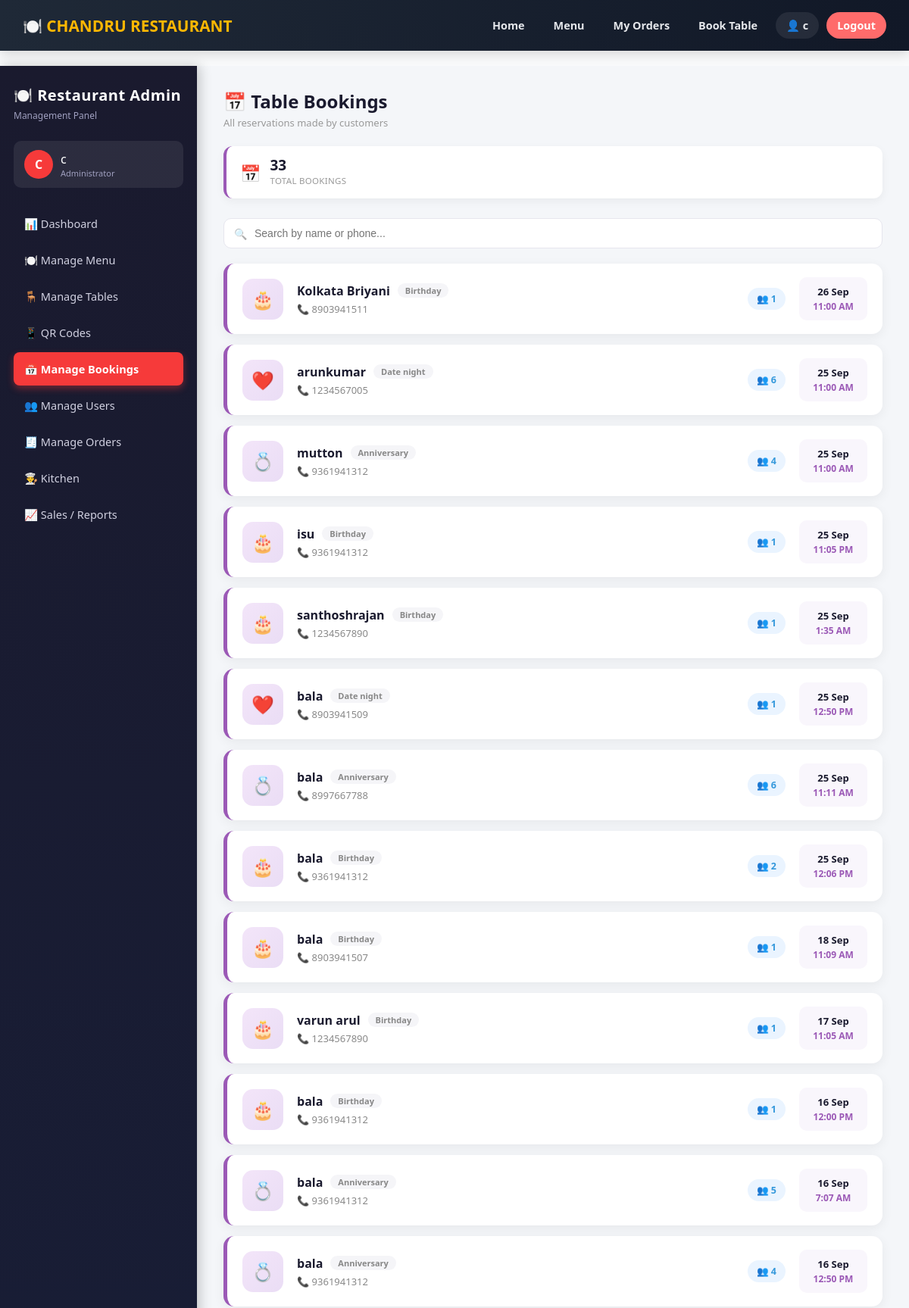
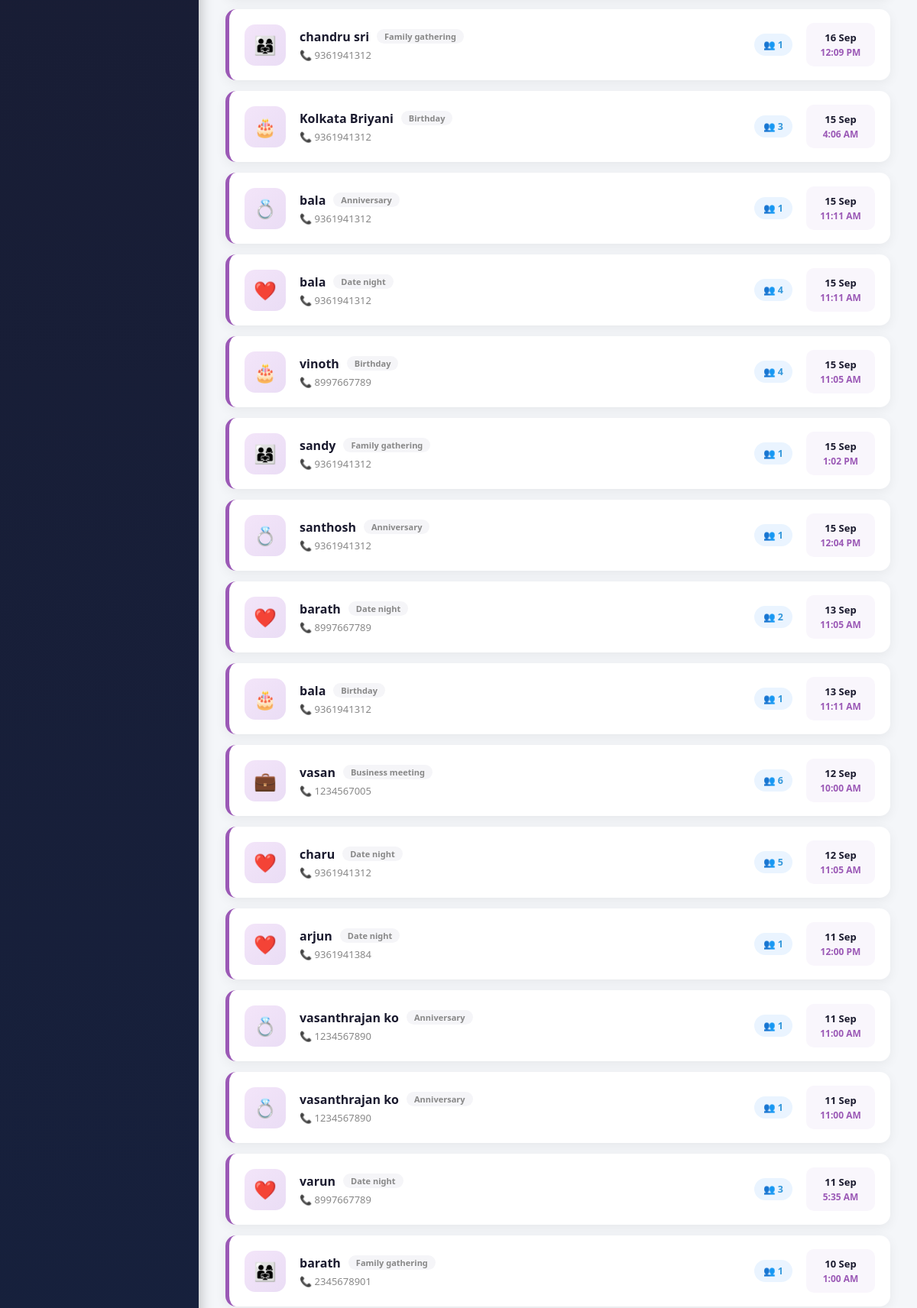
The app's page /dashboard/bookings/ (signed in, upper part) with its own data (2 pictures, top to bottom).
### booking/models.py (models this page shows, shortened)
class TableBooking(models.Model):
    OCCASION_CHOICES = [
        ('none', 'No specific occasion'),
        ('birthday', 'Birthday'),
        ('anniversary', 'Anniversary'),
        ('family', 'Family gathering'),
        ('business', 'Business meeting'),
        ('date', 'Date night'),
        ('other', 'Other'),
    ]
    user = models.ForeignKey(User, on_delete=models.CASCADE, related_name='table_bookings')
    table = models.ForeignKey(Table, on_delete=models.SET_NULL, null=True, blank=True, related_name='bookings')
    name = models.CharField(max_length=100)
    phone = models.CharField(max_length=20)
    guests = models.PositiveIntegerField(default=1)
    booking_date = models.DateField()
    booking_time = models.TimeField()
    occasion = models.CharField(max_length=20, choices=OCCASION_CHOICES, default='none')
    special_request = models.TextField(max_length=200, blank=True)
    created_at = models.DateTimeField(auto_now_add=True)
    class Meta:
        ordering = ['-booking_date', '-booking_time']

### dashboard/views.py (the view)
# urls.py: path('bookings/', views.manage_bookings, name='manage_bookings'),
@admin_required
def manage_bookings(request):
    bookings = TableBooking.objects.all().order_by('-booking_date')
    return render(request, 'dashboard/manage_bookings.html', {'bookings': bookings})

### templates/dashboard/manage_bookings.html (shortened to what this page needs)
{% extends "dashboard/base_admin.html" %}
{% block admin_content %}
<div class="page-header">
  <div>
    <h2>📅 Table Bookings</h2>
    <p>All reservations made by customers</p>
  </div>
</div>
<div class="stats-strip">
  <div class="mini-stat">
    <div class="emoji">📅</div>
    <div><div class="num">{{ bookings|length }}</div><div class="lbl">Total Bookings</div></div>
  </div>
</div>
<div class="toolbar">
  <div class="search-box">
    <input type="text" id="bookingSearch" placeholder="Search by name or phone...">
  </div>
</div>
<div class="bookings-list" id="bookingsList">
  {% for booking in bookings %}
  <div class="booking-card" data-name="{{ booking.name|lower }}" data-phone="{{ booking.phone }}">
    <div class="occasion-icon">
      {% if booking.occasion == 'birthday' %}🎂
      {% elif booking.occasion == 'anniversary' %}💍
      {% elif booking.occasion == 'family' %}👨‍👩‍👧
      {% elif booking.occasion == 'business' %}💼
      {% elif booking.occasion == 'date' %}❤️
      {% elif booking.occasion == 'other' %}✨
      {% else %}🍽️
      {% endif %}
    </div>
    <div class="booking-main">
      <div class="name-row">
        <span class="name">{{ booking.name }}</span>
        {% if booking.occasion and booking.occasion != 'none' %}
          <span class="occasion-tag">{{ booking.get_occasion_display }}</span>
        {% endif %}
      </div>
      <div class="meta">
        <span>📞 {{ booking.phone }}</span>
      </div>
    </div>
    <div class="guests-badge">👥 {{ booking.guests }}</div>
    <div class="booking-time-badge">
      <div class="date">{{ booking.booking_date|date:"d M" }}</div>
      <div class="time">{{ booking.booking_time|time:"g:i A" }}</div>
    </div>
  </div>
  {% empty %}
  <div class="empty-state">
    <div class="big-emoji">📅</div>
    <p>No bookings yet. Once customers reserve tables, they'll show up here.</p>
  </div>
  {% endfor %}
</div>
{% endblock %}

### templates/dashboard/base_admin.html (shortened to what this page needs)
{% extends "base.html" %}
{% block content %}
<div class="admin-wrapper">
  <nav class="admin-sidebar">
    <h2>🍽️ Restaurant Admin</h2>
    <div class="subtitle">Management Panel</div>
    <div class="admin-user-card">
      <div class="avatar">{{ request.user.username|slice:":1"|upper }}</div>
      <div class="info">
        {{ request.user.username }}
        <small>Administrator</small>
      </div>
    </div>
    <div class="admin-nav">
      <a href="{% url 'dashboard:admin_home' %}" class="{% if request.resolver_match.url_name == 'admin_home' %}active{% endif %}">📊 Dashboard</a>
      <a href="{% url 'dashboard:manage_menu' %}" class="{% if request.resolver_match.url_name == 'manage_menu' %}active{% endif %}">🍽️ Manage Menu</a>
      <a href="{% url 'dashboard:manage_tables' %}" class="{% if request.resolver_match.url_name == 'manage_tables' %}active{% endif %}">🪑 Manage Tables</a>
      <a href="{% url 'dashboard:table_qr_codes' %}" class="{% if request.resolver_match.url_name == 'table_qr_codes' %}active{% endif %}">📱 QR Codes</a>
      <a href="{% url 'dashboard:manage_bookings' %}" class="{% if request.resolver_match.url_name == 'manage_bookings' %}active{% endif %}">📅 Manage Bookings</a>
      <a href="{% url 'dashboard:manage_users' %}" class="{% if request.resolver_match.url_name == 'manage_users' %}active{% endif %}">👥 Manage Users</a>
      <a href="{% url 'dashboard:manage_orders' %}" class="{% if request.resolver_match.url_name == 'manage_orders' %}active{% endif %}">🧾 Manage Orders</a>
      <a href="{% url 'dashboard:kitchen_dashboard' %}" class="{% if request.resolver_match.url_name == 'kitchen_dashboard' %}active{% endif %}">👨‍🍳 Kitchen</a>
      <a href="{% url 'dashboard:sales_reports' %}" class="{% if request.resolver_match.url_name == 'sales_reports' %}active{% endif %}">📈 Sales / Reports</a>
    </div>
  </nav>
  <main class="admin-main">
    {% block admin_content %}{% endblock %}
  </main>
</div>
{% endblock %}

### templates/includes/navbar.html (shortened to what this page needs)
<nav class="navbar">
    <a href="{% url 'home' %}" class="brand">🍽️ CHANDRU RESTAURANT</a>
    <div class="nav-links">
        <a href="{% url 'home' %}">Home</a>
        <a href="{% url 'menu_list' %}">Menu</a>
        {% if user.is_authenticated %}
            <a href="{% url 'orders:order_history' %}">My Orders</a>
            <a href="{% url 'book_table' %}">Book Table</a>
            <a href="{% url 'accounts:profile' %}" class="nav-profile">
                👤 {{ user.get_full_name|default:user.username }}
            </a>
            <a href="{% url 'accounts:logout' %}" class="nav-cta">Logout</a>
        {% else %}
            <a href="{% url 'accounts:login' %}">Login</a>
            <a href="{% url 'accounts:signup' %}" class="nav-cta">Signup</a>
        {% endif %}
    </div>
</nav>

### static/css/style.css (style rules this page uses)
* { margin: 0; padding: 0; box-sizing: border-box; }
body { font-family: 'Segoe UI', sans-serif; background-color: #f9fafb; color: #1f2937; }
a { text-decoration: none; }

### templates/includes/navbar.html (style rules this page uses)
.navbar { display: flex; justify-content: space-between; align-items: center; background: linear-gradient(90deg, #1f2937, #111827); padding: 16px 30px; flex-wrap: wrap; box-shadow: 0 4px 15px rgba(0,0,0,0.15); }
.navbar a { text-decoration: none; }
.navbar .brand { font-size: 1.3rem; font-weight: 800; color: #ffb703; text-decoration: none; }
.nav-links { display: flex; gap: 10px; align-items: center; flex-wrap: wrap; }
.nav-links a { color: #e5e7eb; font-weight: 600; font-size: 0.9rem; padding: 8px 14px; border-radius: 20px; text-decoration: none; transition: background-color 0.2s, color 0.2s; white-space: nowrap; }
.nav-links a.nav-cta { background-color: #ff6b6b; color: #fff; }
.nav-links a.nav-profile { background-color: rgba(255, 255, 255, 0.08); display: flex; align-items: center; gap: 6px; }

### templates/dashboard/base_admin.html (style rules this page uses)
.admin-wrapper { display: flex; min-height: 100vh; font-family: 'Segoe UI', sans-serif; background: #f4f6f9; width: 100vw; margin-left: calc(-50vw + 50%); margin-right: calc(-50vw + 50%); }
.admin-sidebar { width: 260px; background: linear-gradient(180deg, #1a1a2e 0%, #16213e 100%); color: #fff; padding: 25px 18px; box-shadow: 4px 0 15px rgba(0,0,0,0.2); display: flex; flex-direction: column; flex-shrink: 0; }
.admin-sidebar h2 { font-size: 20px; font-weight: 700; margin-bottom: 5px; letter-spacing: 0.5px; }
.admin-sidebar .subtitle { font-size: 12px; color: #a0a0c0; margin-bottom: 25px; }
.admin-user-card { background: rgba(255,255,255,0.08); border-radius: 10px; padding: 12px 14px; margin-bottom: 25px; display: flex; align-items: center; gap: 10px; }
.admin-user-card .avatar { width: 38px; height: 38px; border-radius: 50%; background: #F63A3A; display: flex; align-items: center; justify-content: center; font-weight: bold; font-size: 16px; }
.admin-user-card .info small { color: #a0a0c0; display: block; font-size: 11px; }
.admin-nav { display: flex; flex-direction: column; gap: 4px; flex: 1; }
.admin-nav a { color: #d0d0e0; text-decoration: none; padding: 12px 14px; border-radius: 8px; font-size: 14.5px; display: flex; align-items: center; gap: 10px; transition: all 0.2s ease; }
.admin-nav a.active { background: #F63A3A; color: #fff; font-weight: 600; box-shadow: 0 4px 10px rgba(246,58,58,0.4); }
.admin-main { flex: 1; padding: 30px 35px; min-width: 0; }

### records on screen
TableBooking: name "Kolkata Briyani", occasion "Birthday", phone "8903941511", guests "1", booking_date "26 Sep", booking_time "11:00 AM"
TableBooking: name "arunkumar", occasion "Date night", phone "1234567005", guests "6", booking_date "25 Sep", booking_time "11:00 AM"
TableBooking: name "mutton", occasion "Anniversary", phone "9361941312", guests "4", booking_date "25 Sep", booking_time "11:00 AM"
TableBooking: name "isu", occasion "Birthday", phone "9361941312", guests "1", booking_date "25 Sep", booking_time "11:05 PM"
TableBooking: name "santhoshrajan", occasion "Birthday", phone "1234567890", guests "1", booking_date "25 Sep", booking_time "1:35 AM"
TableBooking: name "bala", occasion "Date night", phone "8903941509", guests "1", booking_date "25 Sep", booking_time "12:50 PM"
TableBooking: name "bala", occasion "Anniversary", phone "8997667788", guests "6", booking_date "25 Sep", booking_time "11:11 AM"
TableBooking: name "bala", occasion "Birthday", phone "9361941312", guests "2", booking_date "25 Sep", booking_time "12:06 PM"
TableBooking: name "bala", occasion "Birthday", phone "8903941507", guests "1", booking_date "18 Sep", booking_time "11:09 AM"
TableBooking: name "varun arul", occasion "Birthday", phone "1234567890", guests "1", booking_date "17 Sep", booking_time "11:05 AM"
TableBooking: name "bala", occasion "Birthday", phone "9361941312", guests "1", booking_date "16 Sep", booking_time "12:00 PM"
TableBooking: name "bala", occasion "Anniversary", phone "9361941312", guests "5", booking_date "16 Sep", booking_time "7:07 AM"
TableBooking: name "bala", occasion "Anniversary", phone "9361941312", guests "4", booking_date "16 Sep", booking_time "12:50 PM"
TableBooking: name "chandru sri", occasion "Family gathering", phone "9361941312", guests "1", booking_date "16 Sep", booking_time "12:09 PM"
TableBooking: name "Kolkata Briyani", occasion "Birthday", phone "9361941312", guests "3", booking_date "15 Sep", booking_time "4:06 AM"
TableBooking: name "bala", occasion "Anniversary", phone "9361941312", guests "1", booking_date "15 Sep", booking_time "11:11 AM"
TableBooking: name "bala", occasion "Date night", phone "9361941312", guests "4", booking_date "15 Sep", booking_time "11:11 AM"
TableBooking: name "vinoth", occasion "Birthday", phone "8997667789", guests "4", booking_date "15 Sep", booking_time "11:05 AM"
TableBooking: name "sandy", occasion "Family gathering", phone "9361941312", guests "1", booking_date "15 Sep", booking_time "1:02 PM"
TableBooking: name "santhosh", occasion "Anniversary", phone "9361941312", guests "1", booking_date "15 Sep", booking_time "12:04 PM"
TableBooking: name "barath", occasion "Date night", phone "8997667789", guests "2", booking_date "13 Sep", booking_time "11:05 AM"
TableBooking: name "bala", occasion "Birthday", phone "9361941312", guests "1", booking_date "13 Sep", booking_time "11:11 AM"
TableBooking: name "vasan", occasion "Business meeting", phone "1234567005", guests "6", booking_date "12 Sep", booking_time "10:00 AM"
TableBooking: name "charu", occasion "Date night", phone "9361941312", guests "5", booking_date "12 Sep", booking_time "11:05 AM"
TableBooking: name "arjun", occasion "Date night", phone "9361941384", guests "1", booking_date "11 Sep", booking_time "12:00 PM"
TableBooking: name "vasanthrajan ko", occasion "Anniversary", phone "1234567890", guests "1", booking_date "11 Sep", booking_time "11:00 AM"
TableBooking: name "vasanthrajan ko", occasion "Anniversary", phone "1234567890", guests "1", booking_date "11 Sep", booking_time "11:00 AM"
TableBooking: name "varun", occasion "Date night", phone "8997667789", guests "3", booking_date "11 Sep", booking_time "5:35 AM"
TableBooking: name "barath", occasion "Family gathering", phone "2345678901", guests "1", booking_date "10 Sep", booking_time "1:00 AM"

### other values on screen
{{ user.get_full_name|default:user.username }} "c"
{{ request.user.username|slice:":1"|upper }} "C"
{{ request.user.username }} "c"
{{ bookings|length }} "33"
